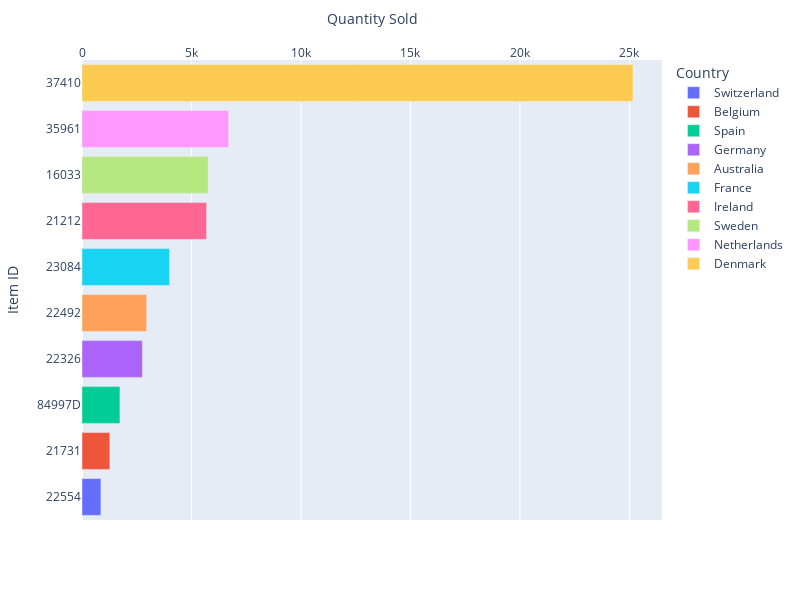

The notebook cell this image was saved under:
### Code cell
fig = px.bar(df_2.sort_values(by="item_quantity_sold", ascending=True), x="item_quantity_sold", y="highest_selling_item", orientation='h',
             color='country', labels={'country': 'Country', 'highest_selling_item': 'Item ID', 'item_quantity_sold': 'Quantity Sold'})
fig.update_layout(width=800, height=600, xaxis=dict(side='top'))
fig.show()

### Figure 1 — Plotly figure (JSON) as saved in the notebook; plotly's stock layout.template omitted (floating-point values rounded to 4 significant figures)
{"data": [{"alignmentgroup": "True", "hovertemplate": "Country=Switzerland<br>Quantity Sold=%{x}<br>Item ID=%{y}<extra></extra>", "legendgroup": "Switzerland", "marker": {"color": "#636efa", "pattern": {"shape": ""}}, "name": "Switzerland", "offsetgroup": "Switzerland", "orientation": "h", "showlegend": true, "textposition": "auto", "type": "bar", "x": [864], "xaxis": "x", "y": ["22554"], "yaxis": "y"}, {"alignmentgroup": "True", "hovertemplate": "Country=Belgium<br>Quantity Sold=%{x}<br>Item ID=%{y}<extra></extra>", "legendgroup": "Belgium", "marker": {"color": "#EF553B", "pattern": {"shape": ""}}, "name": "Belgium", "offsetgroup": "Belgium", "orientation": "h", "showlegend": true, "textposition": "auto", "type": "bar", "x": [1272], "xaxis": "x", "y": ["21731"], "yaxis": "y"}, {"alignmentgroup": "True", "hovertemplate": "Country=Spain<br>Quantity Sold=%{x}<br>Item ID=%{y}<extra></extra>", "legendgroup": "Spain", "marker": {"color": "#00cc96", "pattern": {"shape": ""}}, "name": "Spain", "offsetgroup": "Spain", "orientation": "h", "showlegend": true, "textposition": "auto", "type": "bar", "x": [1733], "xaxis": "x", "y": ["84997D"], "yaxis": "y"}, {"alignmentgroup": "True", "hovertemplate": "Country=Germany<br>Quantity Sold=%{x}<br>Item ID=%{y}<extra></extra>", "legendgroup": "Germany", "marker": {"color": "#ab63fa", "pattern": {"shape": ""}}, "name": "Germany", "offsetgroup": "Germany", "orientation": "h", "showlegend": true, "textposition": "auto", "type": "bar", "x": [2756], "xaxis": "x", "y": ["22326"], "yaxis": "y"}, {"alignmentgroup": "True", "hovertemplate": "Country=Australia<br>Quantity Sold=%{x}<br>Item ID=%{y}<extra></extra>", "legendgroup": "Australia", "marker": {"color": "#FFA15A", "pattern": {"shape": ""}}, "name": "Australia", "offsetgroup": "Australia", "orientation": "h", "showlegend": true, "textposition": "auto", "type": "bar", "x": [2952], "xaxis": "x", "y": ["22492"], "yaxis": "y"}, {"alignmentgroup": "True", "hovertemplate": "Country=France<br>Quantity Sold=%{x}<br>Item ID=%{y}<extra></extra>", "legendgroup": "France", "marker": {"color": "#19d3f3", "pattern": {"shape": ""}}, "name": "France", "offsetgroup": "France", "orientation": "h", "showlegend": true, "textposition": "auto", "type": "bar", "x": [3999], "xaxis": "x", "y": ["23084"], "yaxis": "y"}, {"alignmentgroup": "True", "hovertemplate": "Country=Ireland<br>Quantity Sold=%{x}<br>Item ID=%{y}<extra></extra>", "legendgroup": "Ireland", "marker": {"color": "#FF6692", "pattern": {"shape": ""}}, "name": "Ireland", "offsetgroup": "Ireland", "orientation": "h", "showlegend": true, "textposition": "auto", "type": "bar", "x": [5688], "xaxis": "x", "y": ["21212"], "yaxis": "y"}, {"alignmentgroup": "True", "hovertemplate": "Country=Sweden<br>Quantity Sold=%{x}<br>Item ID=%{y}<extra></extra>", "legendgroup": "Sweden", "marker": {"color": "#B6E880", "pattern": {"shape": ""}}, "name": "Sweden", "offsetgroup": "Sweden", "orientation": "h", "showlegend": true, "textposition": "auto", "type": "bar", "x": [5760], "xaxis": "x", "y": ["16033"], "yaxis": "y"}, {"alignmentgroup": "True", "hovertemplate": "Country=Netherlands<br>Quantity Sold=%{x}<br>Item ID=%{y}<extra></extra>", "legendgroup": "Netherlands", "marker": {"color": "#FF97FF", "pattern": {"shape": ""}}, "name": "Netherlands", "offsetgroup": "Netherlands", "orientation": "h", "showlegend": true, "textposition": "auto", "type": "bar", "x": [6697], "xaxis": "x", "y": ["35961"], "yaxis": "y"}, {"alignmentgroup": "True", "hovertemplate": "Country=Denmark<br>Quantity Sold=%{x}<br>Item ID=%{y}<extra></extra>", "legendgroup": "Denmark", "marker": {"color": "#FECB52", "pattern": {"shape": ""}}, "name": "Denmark", "offsetgroup": "Denmark", "orientation": "h", "showlegend": true, "textposition": "auto", "type": "bar", "x": [25164], "xaxis": "x", "y": ["37410"], "yaxis": "y"}], "layout": {"barmode": "relative", "height": 600, "legend": {"title": {"text": "Country"}, "tracegroupgap": 0}, "margin": {"t": 60}, "width": 800, "xaxis": {"anchor": "y", "domain": [0, 1], "side": "top", "title": {"text": "Quantity Sold"}}, "yaxis": {"anchor": "x", "domain": [0, 1], "title": {"text": "Item ID"}}}}
